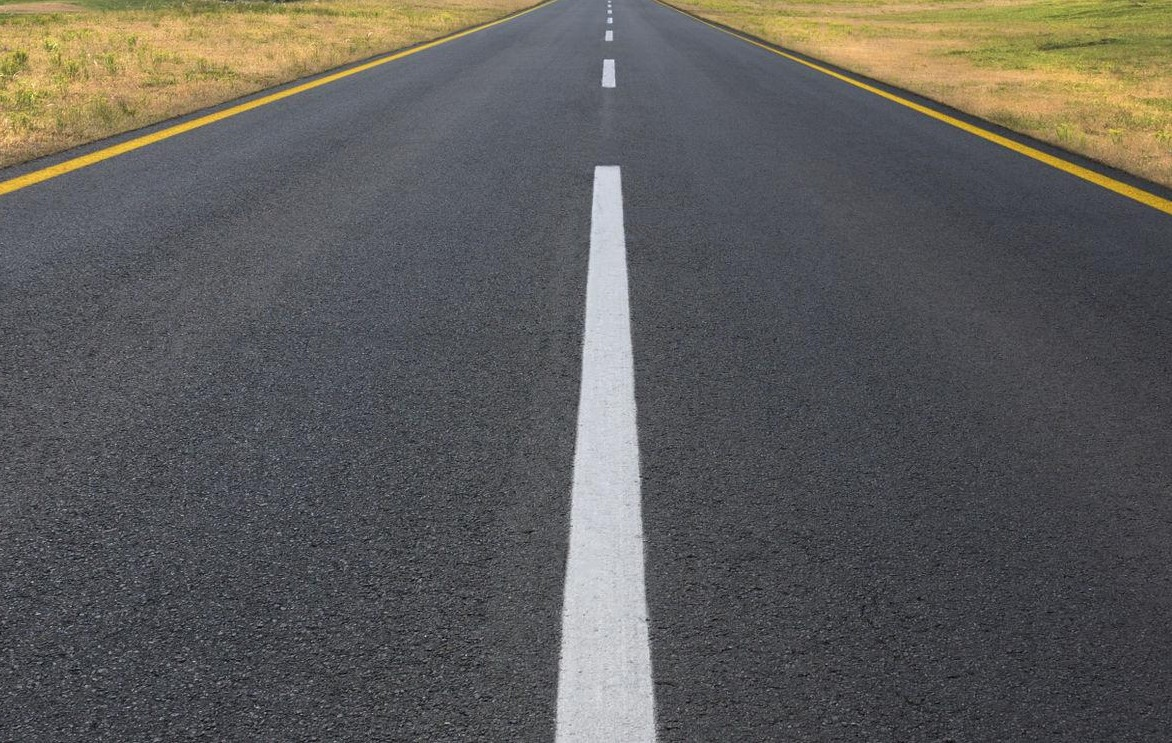
#> input picture Assesment Tools/CO1/AT1/road.jpg, 1172 x 743 px
$ python 1.py
#> lines starting #> are read from the running program, lines starting #| are printed output that depends on the picture; after the words box and inside, x2 and y2 are one past the last pixel; in counts of white or black regions, pixels touching at a corner belong together
import cv2
import numpy as np
image = cv2.imread("road.jpg")
#> image is the input picture: shape (743, 1172, 3); mean B, G, R 90.2, 93, 94.5
gray = cv2.cvtColor(image, cv2.COLOR_BGR2GRAY)
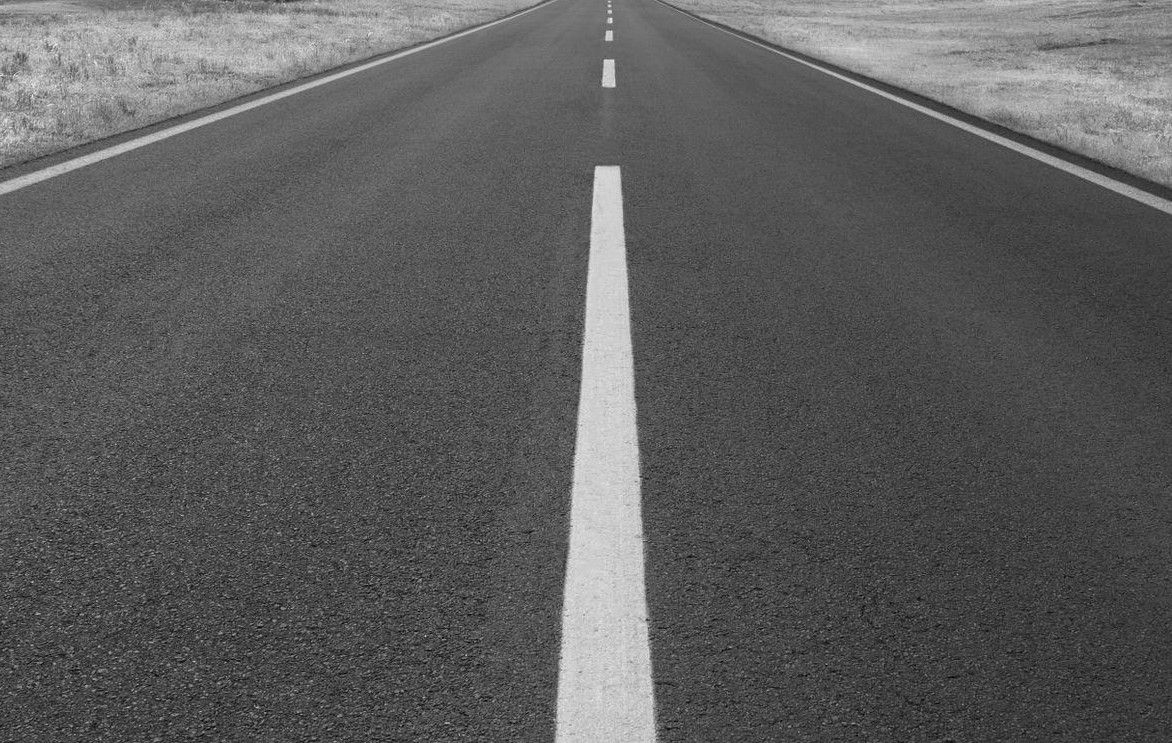
#> gray: shape (743, 1172); min 2, max 243, mean 93
blur = cv2.GaussianBlur(gray, (5,5), 0)
edges = cv2.Canny(blur, 50, 150)
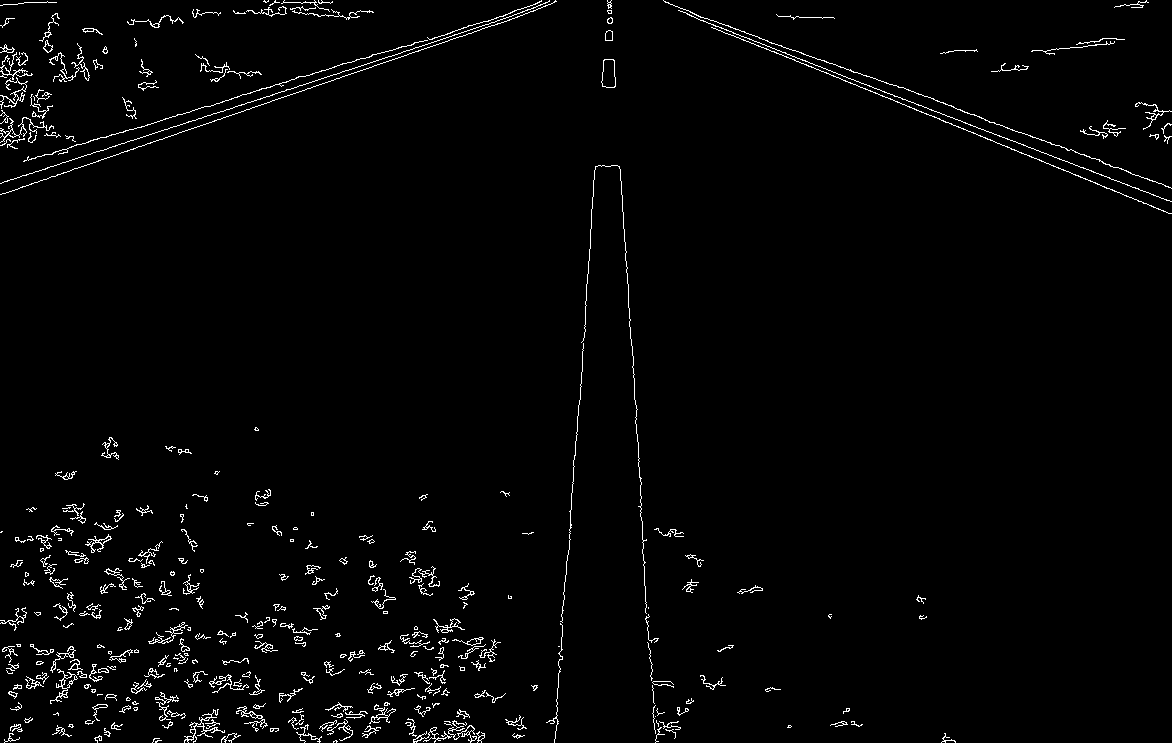
#> edges: shape (743, 1172); 2.1% white in thin lines or dots

# Detect lane lines
lines = cv2.HoughLinesP(edges, 1, np.pi/180, 50,
                        minLineLength=50, maxLineGap=20)
#> lines = 135 rows, first 6: [1, 194, 535, 10], [582, 357, 595, 166], [0, 183, 494, 22], [665, 2, 1163, 184], [698, 19, 1171, 201], [365, 58, 505, 15]
if lines is not None:
    for line in lines:
        x1, y1, x2, y2 = line[0]
        cv2.line(image, (x1,y1), (x2,y2), (0,255,0), 3)
#> this loop made 135 passes
#> (x1, y1, x2, y2) on passes 1 to 12: (1, 194, 535, 10), (582, 357, 595, 166), (0, 183, 494, 22), (665, 2, 1163, 184), (698, 19, 1171, 201), (365, 58, 505, 15), (711, 27, 1112, 189), (619, 166, 636, 413), (24, 161, 428, 38), (690, 12, 863, 75), (0, 194, 545, 6), (792, 56, 1167, 200)
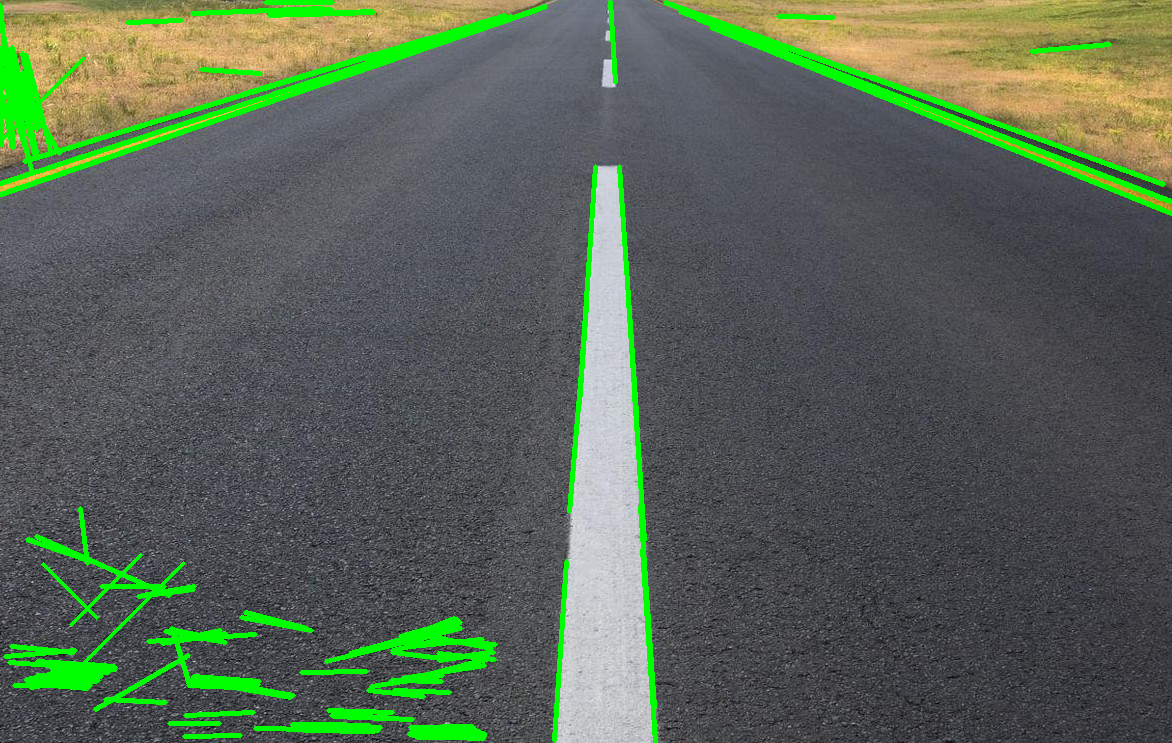
#> image: shape (743, 1172, 3); 5.5% of pixels changed, all inside (x1, y1, x2, y2) = (0, 0, 1172, 743)
cv2.imshow("Lane Detection", image)
cv2.waitKey(0)
cv2.destroyAllWindows()

$ run again, with Assesment Tools/CO1/AT1/image.jpg copied over Assesment Tools/CO1/AT1/road.jpg
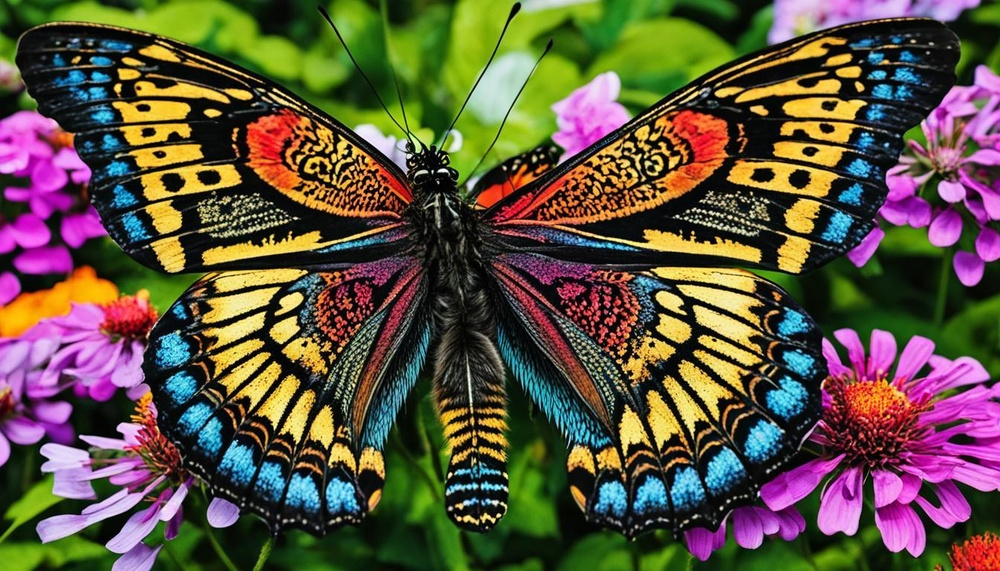
#> input picture Assesment Tools/CO1/AT1/image.jpg, 1000 x 571 px, shrunk from 1344 x 768 before the run
#> image is the input picture: shape (571, 1000, 3); mean B, G, R 64.3, 83.6, 94.9
#> `edges = cv2.Canny(blur, 50, 150)`:
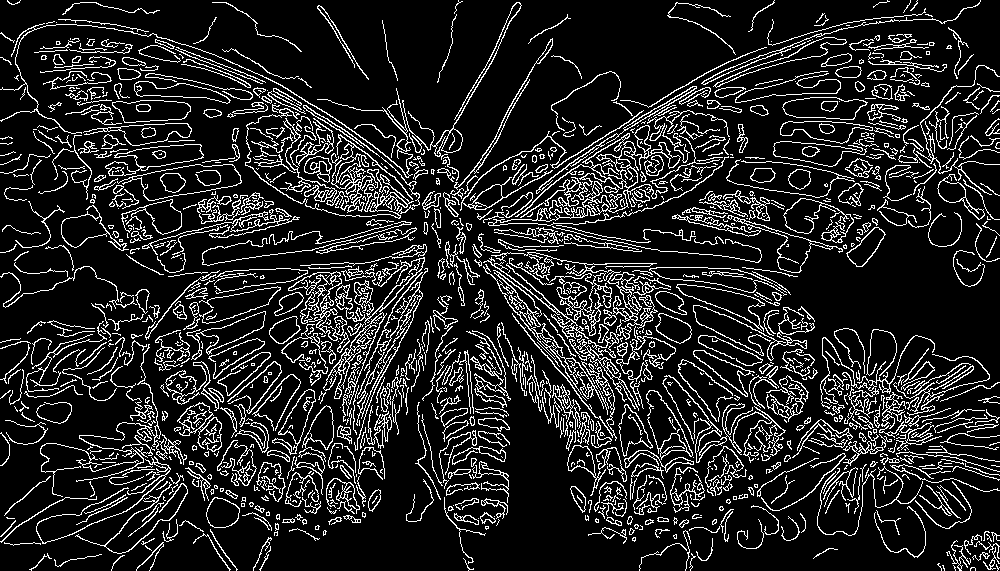
#> edges: shape (571, 1000); 14.1% white in thin lines or dots
#> lines = 1607 rows, first 6: [231, 370, 471, 226], [241, 89, 347, 145], [69, 535, 654, 263], [718, 312, 996, 447], [172, 40, 364, 151], [134, 513, 209, 483]
#> the loop `for line in lines:` made 1607 passes
#> after the loop `for line in lines:`:
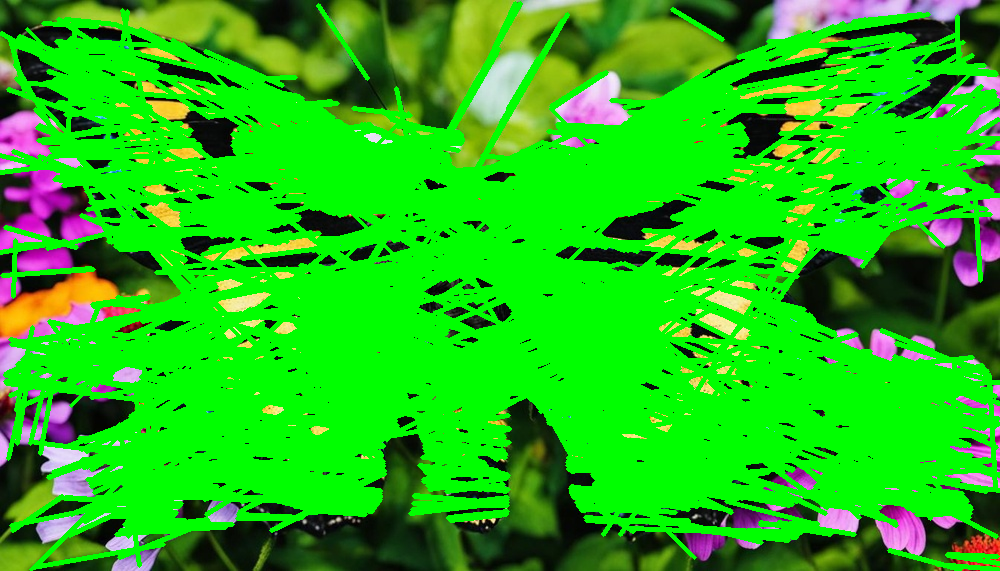
#> image: shape (571, 1000, 3); mean B, G, R 20.7, 188.7, 34.6
